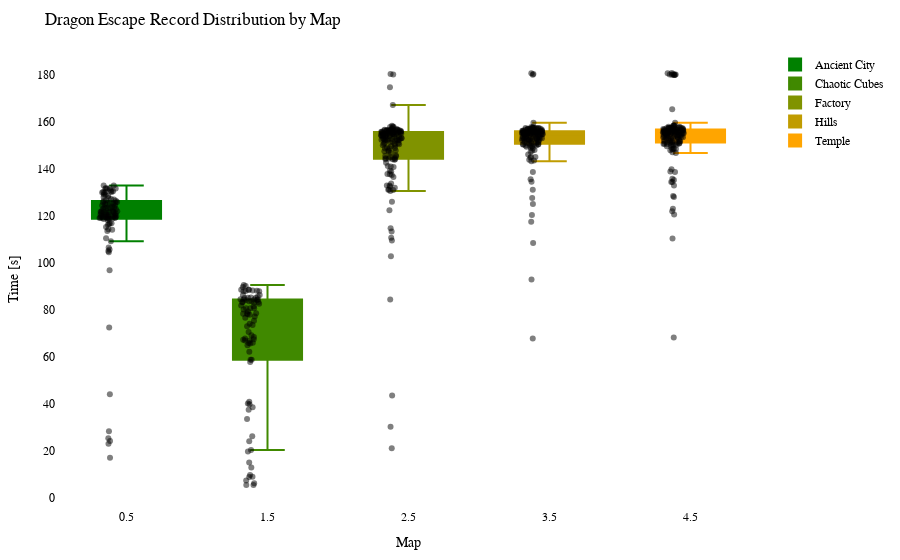

Write notebook code for a chart like this one.
### Code cell
import plotly.graph_objects as go
import plotly.io as pio

df = getRecordsDataframe(minigame="Drachenflucht")

# Calculate the offset for centering the data points
num_columns = len(df.columns)
offset = 0.5

# Create a Swarm plot using Plotly
fig = go.Figure()

cmap = LinearSegmentedColormap.from_list("green_orange", ["green", "orange"])
colors = [to_hex(cmap(i / (num_columns - 1))) for i in range(num_columns)]

for i, (column, color) in enumerate(zip(df.columns, colors)):
    x_values = [i + offset] * len(df[column])  # Adjust x-values with offset for horizontal centering
    fig.add_trace(go.Box(x=x_values,
                         y=df[column],
                         name=column,
                         boxpoints='all',
                         pointpos=-0.5,  # Adjust point position to prevent overlapping
                         marker=dict(color='rgba(0,0,0,0.5)', size=6),  # Adjust marker color and size
                         line=dict(color=color),
                         fillcolor=color,
                         hovertext=df_to_html.index,
                         hoverinfo='name+text+y',
                         showlegend=True))

fig.update_layout(title="Dragon Escape Record Distribution by Map",
                  xaxis=dict(title="Map"),
                  yaxis=dict(title="Time [s]"),
                  showlegend=True,
                  font=dict(family="Arial", size=12, color="black"),  # Customize font
                  plot_bgcolor="white",  # Set background color
                  margin=dict(l=50, r=50, t=50, b=50),  # Adjust margins for better layout
                  )

pio.show(fig)

pio.write_html(fig, "out/drache_swarm_plot.html")

### Figure 1 — Plotly figure (JSON) as saved in the notebook; plotly's stock layout.template omitted (floating-point values rounded to 4 significant figures; data arrays with more than 128 entries replaced by an {"elided": "..."} marker saying what was removed)
{"data": [{"boxpoints": "all", "fillcolor": "#008000", "hoverinfo": "name+text+y", "hovertext": {"elided": "146 str values"}, "line": {"color": "#008000"}, "marker": {"color": "rgba(0,0,0,0.5)", "size": 6}, "name": "Ancient City", "pointpos": -0.5, "showlegend": true, "type": "box", "x": {"elided": "146 float values"}, "y": {"elided": "146 float values"}}, {"boxpoints": "all", "fillcolor": "#408900", "hoverinfo": "name+text+y", "hovertext": {"elided": "146 str values"}, "line": {"color": "#408900"}, "marker": {"color": "rgba(0,0,0,0.5)", "size": 6}, "name": "Chaotic Cubes", "pointpos": -0.5, "showlegend": true, "type": "box", "x": {"elided": "146 float values"}, "y": {"elided": "146 float values"}}, {"boxpoints": "all", "fillcolor": "#809300", "hoverinfo": "name+text+y", "hovertext": {"elided": "146 str values"}, "line": {"color": "#809300"}, "marker": {"color": "rgba(0,0,0,0.5)", "size": 6}, "name": "Factory", "pointpos": -0.5, "showlegend": true, "type": "box", "x": {"elided": "146 float values"}, "y": {"elided": "146 float values"}}, {"boxpoints": "all", "fillcolor": "#c09c00", "hoverinfo": "name+text+y", "hovertext": {"elided": "146 str values"}, "line": {"color": "#c09c00"}, "marker": {"color": "rgba(0,0,0,0.5)", "size": 6}, "name": "Hills", "pointpos": -0.5, "showlegend": true, "type": "box", "x": {"elided": "146 float values"}, "y": {"elided": "146 float values"}}, {"boxpoints": "all", "fillcolor": "#ffa500", "hoverinfo": "name+text+y", "hovertext": {"elided": "146 str values"}, "line": {"color": "#ffa500"}, "marker": {"color": "rgba(0,0,0,0.5)", "size": 6}, "name": "Temple", "pointpos": -0.5, "showlegend": true, "type": "box", "x": {"elided": "146 float values"}, "y": {"elided": "146 float values"}}], "layout": {"font": {"color": "black", "family": "Arial", "size": 12}, "margin": {"b": 50, "l": 50, "r": 50, "t": 50}, "plot_bgcolor": "white", "showlegend": true, "title": {"text": "Dragon Escape Record Distribution by Map"}, "xaxis": {"title": {"text": "Map"}}, "yaxis": {"title": {"text": "Time [s]"}}}}
